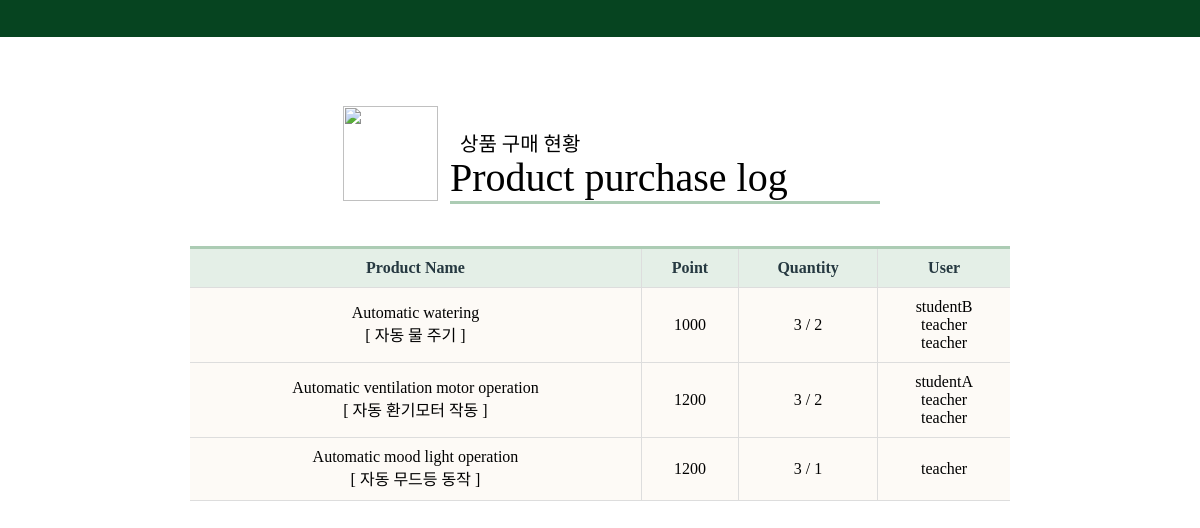
/check-purchase, run on the app's committed database.
### administrator/models.py (models this page shows, shortened)
class Item(models.Model):
    student = models.ForeignKey(Student, on_delete=models.CASCADE, null=True) #상품 소유자, 구매자
    name = models.CharField(max_length=20, null=False) #상품이름
    real_name =  models.CharField(max_length=100, null=False)
    price = models.IntegerField( null=False ) #필요포인트

class Student(models.Model):
    name = models.CharField(max_length=20, null=False)
    point =  models.IntegerField( null=True, blank=True)
    point_used = models.IntegerField(default=0, blank=True, null=True)

### administrator/views.py (the view)
# urls.py: path('check-purchase', views.CheckPurchaseView.as_view(), name='check_purchase'),
class CheckPurchaseView(ListView):
    template_name = 'administrator/purchase/check_view.html'
    model = Item
    def get(self, request, *args, **kwargs):
        self.object_list = self.get_queryset()
        context = self.get_context_data()
        for item in ['item1','item2','item3']:
            if Item.objects.filter(name = item):
                context[item] = Item.objects.filter(name= item)
                context['{}_price'.format(item)] = context[item][0].price
                context['{}_count'.format(item)] = context[item].filter(student__name ='teacher').count()
                print( context['{}_count'.format(item)])
            else:
                context[item] = Item.objects.filter(name='{}_save'.format(item))
                context['{}_price'.format(item)] = context[item][0].price
                context['{}_count'.format(item)] = 0
        return self.render_to_response(context)

### administrator/templates/administrator/purchase/check_view.html (shortened to what this page needs)
{% extends 'administrator/observation/student.html' %}
{% load static %}
{% block title %}
    <link rel="stylesheet" href="{% static 'All.css' %}" />
{% endblock title %}
{% block subject %}
<h3>상품 구매 현황</h3>
<h1>Product purchase log</h1>
{% endblock subject %}
{% block top %}
    <img id="topImg" src="{%static 'purchase/basket.png' %}"/>
{% endblock top %}
{% block table %}
    <th>Product Name</th>
    <th>Point</th>
    <th>Quantity</th>
    <th>User</th>
{% endblock table %}
{% block data %}
<tr>
    <td>Automatic watering<br>[ 자동 물 주기 ]</td>
    <td>{{item1_price}}</td>
    <td>3 / {{item1_count}}</td>
    <td>
        {% for object in item1 %}
        {% if not item1_count %}
            <li>None</li>
        {% else %}
            <li>{{ object.student.name }}</li>
        {% endif %}
        {% endfor %}
    </td>
</tr>
<tr>
    <td>Automatic ventilation motor operation<br>[ 자동 환기모터 작동 ]</td>
    <td>{{item2_price}}</td>
    <td>3 / {{item2_count}}</td>
    <td>
        {% for object in item2 %}
        {% if not item2_count %}
        <li>None</li>
        {% else %}
            <li>{{ object.student.name }}</li>
        {% endif %}
        {% endfor %}
    </td>
</tr>
<tr>
    <td>Automatic mood light operation<br>[ 자동 무드등 동작 ]</td>
    <td>{{item3_price}}</td>
    <td>3 / {{item3_count}}</td>
    <td>
        {% for object in item3 %}
        {% if not item2_count %}
        <li>None</li>
        {% else %}
            <li>{{ object.student.name }}</li>
        {% endif %}
        {% endfor %}
    </td>
</tr>
{% endblock data %}

### administrator/static/All.css (style rules this page uses)
body { display: flex; justify-content: center; align-items: center; background: rgb(255, 255, 255); overflow:auto; }
h1 { position:relative; font-size:40px; color: rgb(0, 0, 0); font-weight:500; top:70px; left:65px; margin-left: auto; margin-right: auto; width:430px; border-bottom:3px solid rgb(172, 204, 180); z-index:0; }
h3 { position:relative; font-size:20px; color: rgb(0, 0, 0); font-weight:500; top:100px; left:70px; margin-left: auto; margin-right: auto; width:420px; z-index:0; }
#topImg { position:relative; display:block; margin:auto; width:95px; height:95px; left:-210px; top:-55px; border-bottom:2px; z-index:2; }
.table th { color: rgb(38, 57, 65); background: rgb(228, 239, 231); text-align: center; }
.table th, .table td { padding: 10px; border: 1px solid #ddd; }
.table th:first-child, .table td:first-child { border-left: 0; }
.table th:last-child, .table td:last-child { border-right: 0; }
.table tr { background: rgb(253, 250, 246); }
.table tr td:first-child { text-align: center; }
li { list-style: none; padding: 0; margin: 0; position: relative; }

### data on the page
Item: student.name "studentB"
Item: student.name "teacher"
Item: student.name "teacher"
Item: student.name "studentA"
Item: student.name "teacher"
Item: student.name "teacher"
Item: student.name "teacher"

### other printed values
{{ item1_price }} "1000"
{{ item1_count }} "2"
{{ item2_price }} "1200"
{{ item2_count }} "2"
{{ item3_price }} "1200"
{{ item3_count }} "1"
